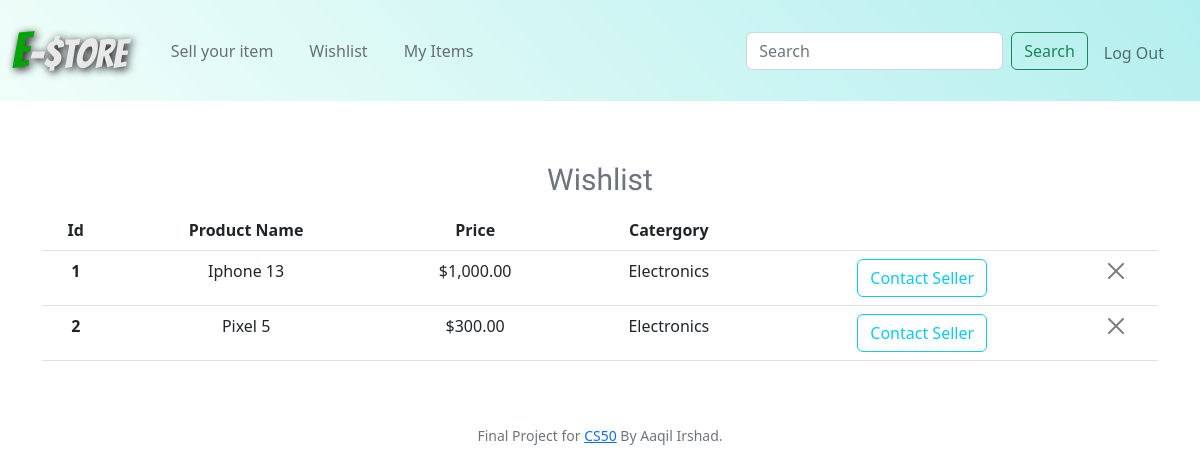
Before: /wishlist (signed in) with the older database file.
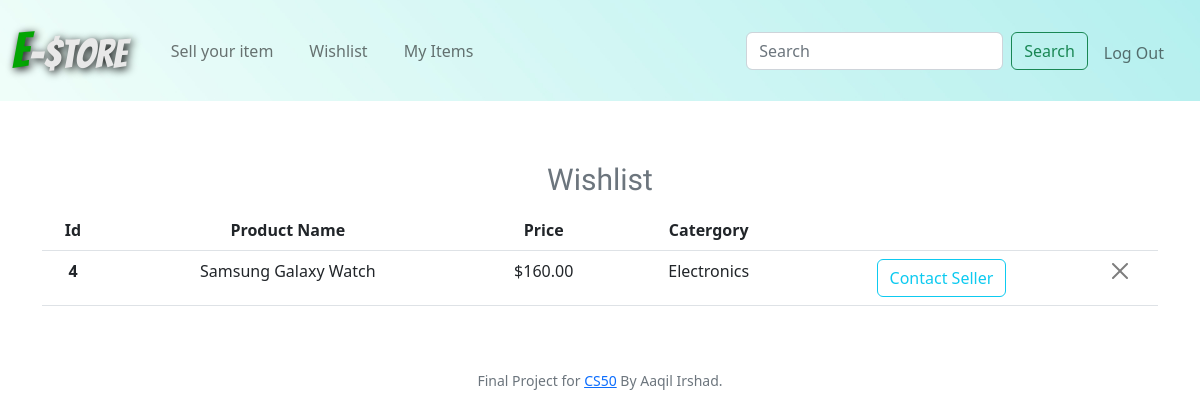
After: the same page with the newer database file.
### tables this page shows
CREATE TABLE products (id INTEGER NOT NULL PRIMARY KEY AUTOINCREMENT, user_id INTEGER NOT NULL, name TEXT NOT NULL, catergory TEXT NOT NULL, description TEXT, price NUMERIC NOT NULL, email TEXT NOT NULL);

### app.py (the view)
@app.route("/wishlist", methods=["GET", "POST"])
@login_required
def wishlist():
    if request.method == "POST":
        db.execute("INSERT INTO wishlist (user_id, product_id) VALUES(?,?)", session["user_id"], request.form.get("product_id"))
        return redirect("/wishlist")
    else:
        rows = db.execute("SELECT * FROM products WHERE id IN (SELECT product_id FROM wishlist WHERE user_id = :id)", id = session["user_id"])
        return render_template("wishlist.html", rows=rows)

### app.py (called while the page is built)
@app.after_request
def after_request(response):
    response.headers["Cache-Control"] = "no-cache, no-store, must-revalidate"
    response.headers["Expires"] = 0
    response.headers["Pragma"] = "no-cache"
    return response

### helpers.py (called while the page is built)
def login_required(f):
    @wraps(f)
    def decorated_function(*args, **kwargs):
        if session.get("user_id") is None:
            return redirect("/login")
        return f(*args, **kwargs)
    return decorated_function

def usd(value):
    return f"${value:,.2f}"

### templates/wishlist.html (shortened to what this page needs)
{% extends "layout.html" %}
{% block main %}
<div class="container">
        <table class="table caption-top">
            <caption style="text-align:center; font-size:30px; font-family: 'Comfortaa', cursive;">Wishlist</caption>
            <thead>
            <tr>
                <th scope="col">Id</th>
                <th scope="col">Product Name</th>
                <th scope="col">Price</th>
                <th scope="col">Catergory</th>
                <th scope="col"></th>
                <th scope="col"></th>
            </tr>
            </thead>
            <tbody>
                {% for row in rows %}
            <tr>
                <th scope="row">{{row.id}}</th>
                <td>{{row.name}}</td>
                <td>{{ row.price | usd}}</td>
                <td>{{ row.catergory }}</td>
                <td><a href = "mailto: {{row.email}}" style="text-decoration:none;" class="btn btn-outline-info">Contact Seller</a></td>
                <td>
                    <form action="/remove" method="post">
                    <input type="hidden" value="{{row.id}}" name="id"> <button type="submit" class="btn-close" aria-label="Close"></button>
                    </form>
                </td>
            </tr>
                {% endfor %}
            </tbody>
        </table>
</div>
{% endblock %}

Changed rows visible on the page:
removed products: id "1", name "Iphone 13", price "$1,000.00", catergory "Electronics"
removed products: id "2", name "Pixel 5", price "$300.00", catergory "Electronics"
added products: id "4", name "Samsung Galaxy Watch", price "$160.00", catergory "Electronics"
